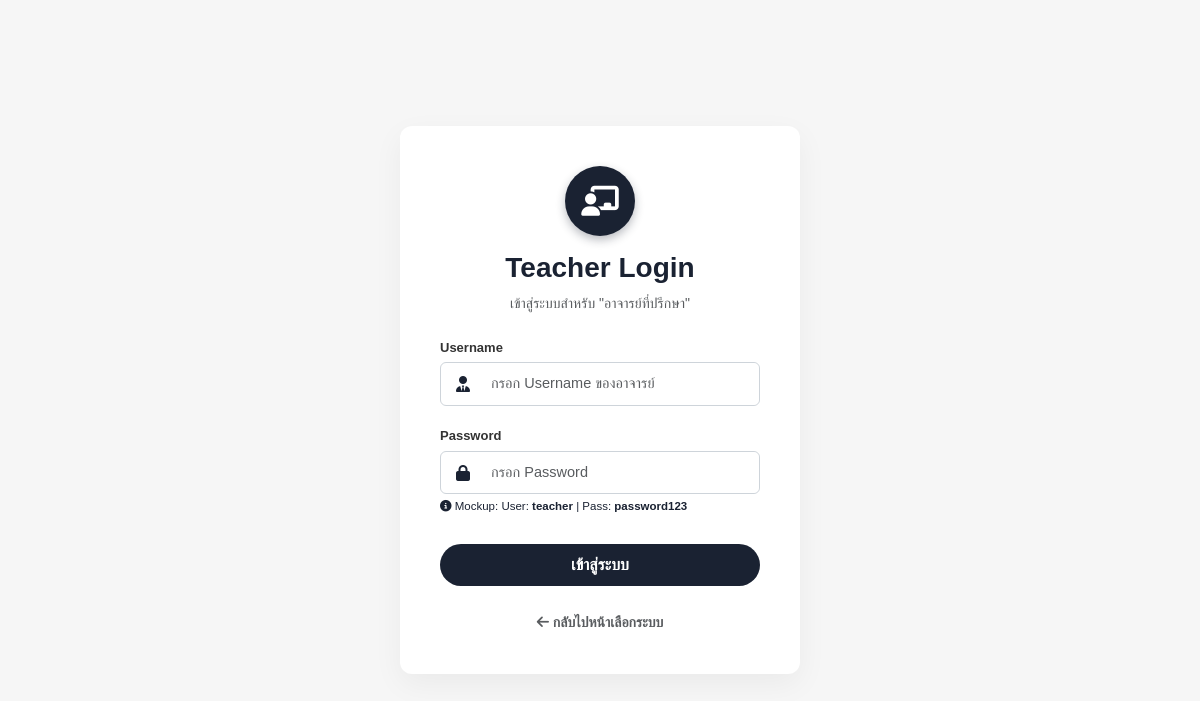
/login_teacher.php, run on an earlier commit of the app's database.
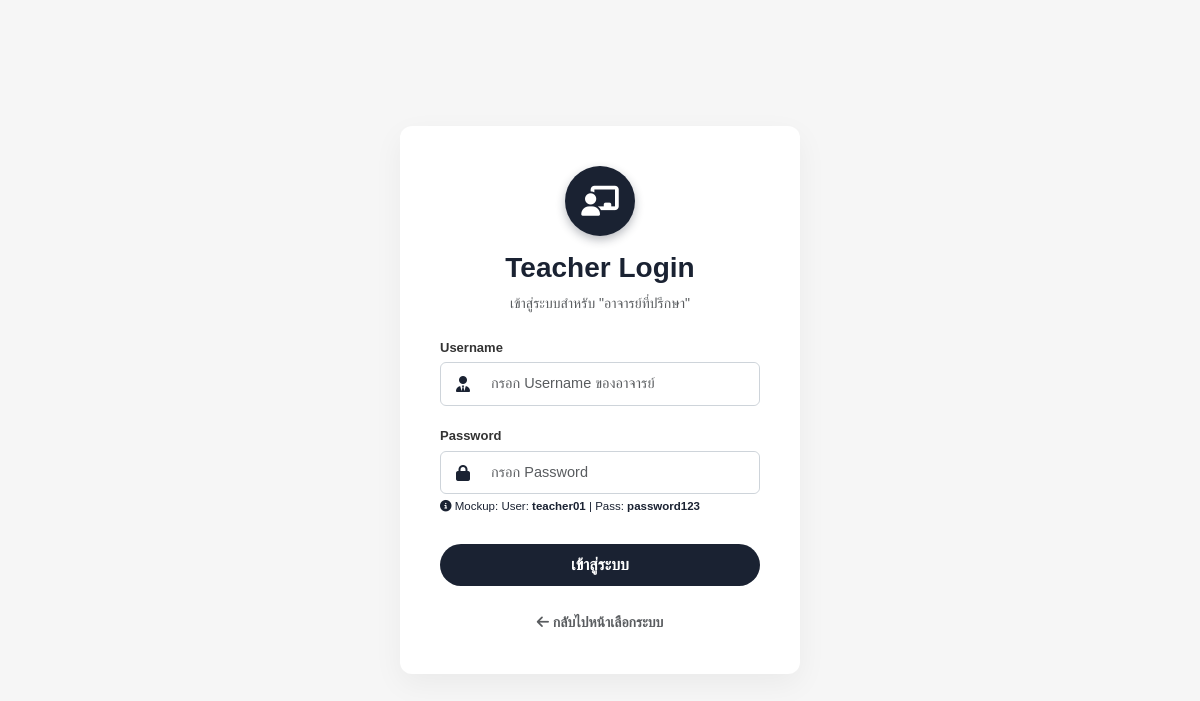
And on a later commit of the database.
### tables this page shows
CREATE TABLE IF NOT EXISTS `teacher` (
  `teacher_id` INT NOT NULL AUTO_INCREMENT COMMENT 'รหัสอาจารย์',
  `username` VARCHAR(50) NOT NULL UNIQUE COMMENT 'ชื่อผู้ใช้งาน',
  `password` VARCHAR(255) NOT NULL COMMENT 'รหัสผ่าน (Hashed)',
  `first_name` VARCHAR(100) NOT NULL COMMENT 'ชื่อจริง',
  `last_name` VARCHAR(100) NOT NULL COMMENT 'นามสกุล',
  `department` VARCHAR(100) DEFAULT NULL COMMENT 'ภาควิชา',
  `email` VARCHAR(150) NOT NULL COMMENT 'อีเมล',
  `phone` VARCHAR(15) DEFAULT NULL COMMENT 'เบอร์ติดต่อ',
  `academic_position` VARCHAR(100) DEFAULT NULL COMMENT 'ตำแหน่งทางวิชาการ',
  `expertise` TEXT COMMENT 'ความเชี่ยวชาญ',
  `profile_image` VARCHAR(255) DEFAULT NULL COMMENT 'รูปโปรไฟล์',
  `created_at` DATETIME DEFAULT CURRENT_TIMESTAMP COMMENT 'วันที่สร้างข้อมูล',
  PRIMARY KEY (`teacher_id`)
);

### login_teacher.php (the view, shortened to what this page needs)
<?php
require_once __DIR__ . '/includes/auth.php';
$sample_teachers = $conn->query('SELECT username FROM teacher LIMIT 1')->fetch_all(MYSQLI_ASSOC);
?>
<!DOCTYPE html>
<html lang="th">
<head>
    <link href="https://cdn.jsdelivr.net/npm/bootstrap@5.3.0/dist/css/bootstrap.min.css" rel="stylesheet">
    <link rel="stylesheet" href="https://cdnjs.cloudflare.com/ajax/libs/font-awesome/6.4.0/css/all.min.css">
</head>
<body class="clean-login-bg">
    <div class="clean-login-card">
        <div class="login-icon-circle">
            <i class="fas fa-chalkboard-teacher"></i>
        </div>
        <h3 class="fw-bold" style="color: #1a2232;">Teacher Login</h3>
        <p class="text-muted small mb-4">เข้าสู่ระบบสำหรับ "อาจารย์ที่ปรึกษา"</p>
        <form method="POST" action="process_login.php">
            <label class="login-label">Username</label>
            <div class="input-group custom-input-group">
                <span class="input-group-text"><i class="fas fa-user-tie"></i></span>
                <input type="text" name="username" class="form-control" placeholder="กรอก Username ของอาจารย์" required autofocus>
            </div>
            <label class="login-label">Password</label>
            <div class="input-group custom-input-group mb-1">
                <span class="input-group-text"><i class="fas fa-lock"></i></span>
                <input type="password" name="password" class="form-control" placeholder="กรอก Password" required>
            </div>
            <div class="text-start mb-4" style="font-size: 11.5px; color: #1a2232;">
                <i class="fas fa-info-circle"></i> Mockup:
                <?php if (!empty($sample_teachers)): ?>
                    User: <b><?= htmlspecialchars($sample_teachers[0]['username']) ?></b> | Pass: <b>password123</b>
                <?php else: ?>
                    User: <b>teacher</b> | Pass: <b>password123</b>
                <?php endif; ?>
            </div>
            <button type="submit" class="btn btn-teacher w-100 rounded-5 py-2 mt-1 fw-bold">เข้าสู่ระบบ</button>
        </form>
        <div class="mt-4">
             <a href="portal.php" class="text-muted small fw-bold text-decoration-none"><i class="fas fa-arrow-left"></i> กลับไปหน้าเลือกระบบ</a>
        </div>
    </div>
</body>
</html>

What changed in the data, as far as the page shows it:
changed teacher: username "teacher" → "teacher01"
